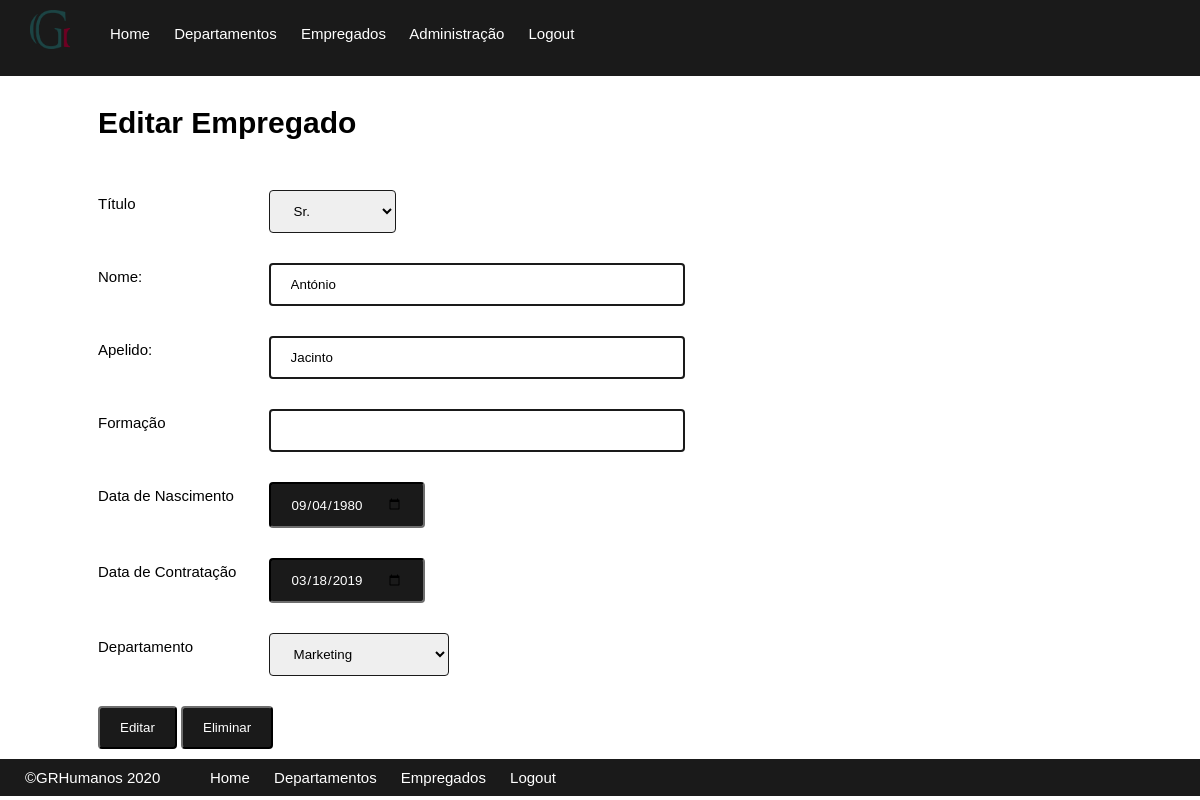
/sistema/empregado.php?id=1 (signed in), run on the app's committed database.
### tables this page shows
CREATE TABLE empregados (
    id_empregado INT AUTO_INCREMENT NOT NULL,
    data_nascimento DATE,
    nome VARCHAR(20) NOT NULL,
    apelido VARCHAR(20) NOT NULL,
    genero ENUM('M','F') NOT NULL,    
    data_contratacao DATE NOT NULL,
    titulo varchar(15),
    formacao VARCHAR(30),
    PRIMARY KEY (id_empregado)
)
DEFAULT CHARACTER SET = utf8;

### sistema/empregado.php (the view, shortened to what this page needs)
<?php
include 'header.php';
$idEmpregado=$_GET["id"];
include '../php/connect_db.php';
$sql="SELECT * FROM empregados WHERE id_empregado = ".$idEmpregado;
$resultado=$bd->query($sql);
$linha=$resultado->fetch_assoc();
$titulo=$linha["titulo"];
?>
<div class="inner">
    <div class="row">
        <div class="col-12">
            <h1>Editar Empregado</h1>
        </div>
    </div>
    <form action="../php/editarEmpregado.php?id=<?php echo$idEmpregado ?>" method="POST">
        <div class="row">
            <div class="col-2">
                <p>Título</p>
            </div>
            <div class="col-10">
                <select name="titulo">
                    <option <?php if($titulo=="Sr.") echo'selected' ?> value="Sr.">Sr.</option>
                </select>
            </div>
            <div class="col-2">
                <p>Nome:</p>
            </div>
            <div class="col-10">
                <input type="text" name="nome" alt="nome" value="<?php echo$linha["nome"] ?>">
            </div>
            <div class="col-2">
                <p>Apelido:</p>
            </div>
            <div class="col-10">
                <input type="text" name="apelido" alt="apelido" value="<?php echo$linha["apelido"] ?>">
            </div>
            <div class="col-2">
                <p>Formação</p>
            </div>
            <div class="col-10">
                <input type="text" name="formacao" alt="formação" value="<?php echo$linha["formacao"] ?>">
            </div>
            <div class="col-2">
                <p>Data de Nascimento</p>
            </div>
            <div class="col-10">
                <input type="date" name="dataNascimento" alt="Data Nascimento" value="<?php echo$linha["data_nascimento"] ?>">
            </div>
            <div class="col-2">
                <p>Data de Contratação</p>
            </div>
            <div class="col-10">
                <input type="date" name="dataContratacao" alt="Data Contratação" value="<?php echo$linha["data_contratacao"] ?>">
            </div>
            <div class="col-2">
                <p>Departamento</p>
            </div>
            <div class="col-10">
                <select name="departamento">
                    <?php
                    include '../php/connect_db.php';
                    $sql="SELECT * FROM departamentos";
                    $resultado=$bd->query($sql);
                    while($linha=$resultado->fetch_assoc()){
                        echo'<option value="'.$linha["id_departamento"].'">'.$linha["departamento"].'</option>';
                    }
                    ?>
                </select>
            </div>
            <div class="col-3">
                <input type="submit" value="Editar" name="submit" alt="editar">
                <input type="button" value="Eliminar" name="eliminar" alt="eliminar" onclick="location.href='../php/eliminarEmpregado.php?id=<?php echo$idEmpregado ?>'">
            </div>
        </div>
    </form>
</div>
<?php
include 'footer.php';
?>

### sistema/styleSheet.css (style rules this page uses)
* { box-sizing: border-box; }
.row::after { content: ""; clear: both; display: table; }
[class*="col-"] { float: left; padding: 10px; width: 100%; }
.inner { width: 100%; max-width: 1024px; margin: 0 auto; }
@media only screen and (min-width: 600px) { .col-2 { width: 16.66%; } }
@media only screen and (min-width: 600px) { .col-3 { width: 25%; } }
@media only screen and (min-width: 600px) { .col-10 { width: 83.33%; } }
@media only screen and (min-width: 600px) { .col-12 { width: 100%; } }
body { margin: 0px; font-family: 'Source Sans Pro', sans-serif; font-size: 15px; }
input[type=text] { width: 50%; padding: 12px 20px; margin-top: 10px; border-style: solid; border-color: #1a1a1a; border-radius: 4px; font-family: 'Source Sans Pro', sans-serif; }
input[type=submit],[type=button],[type=date],[type=reset] { margin-top: 10px; background-color: #1a1a1a; border-color: #1a1a1a; border-radius: 4px; padding: 12px 20px; font-family: 'Source Sans Pro', sans-serif; color: white; }
select { left: 0px; padding: 12px 20px; margin-top: 10px; border-style: solid; border-color: #1a1a1a; border-radius: 4px; font-family: 'Source Sans Pro', sans-serif; }

### data on the page
empregados: titulo "Sr.", nome "António", apelido "Jacinto", dataNascimento "09/04/1980", dataContratacao "03/18/2019"

### other printed values
form field departamento "Marketing"
